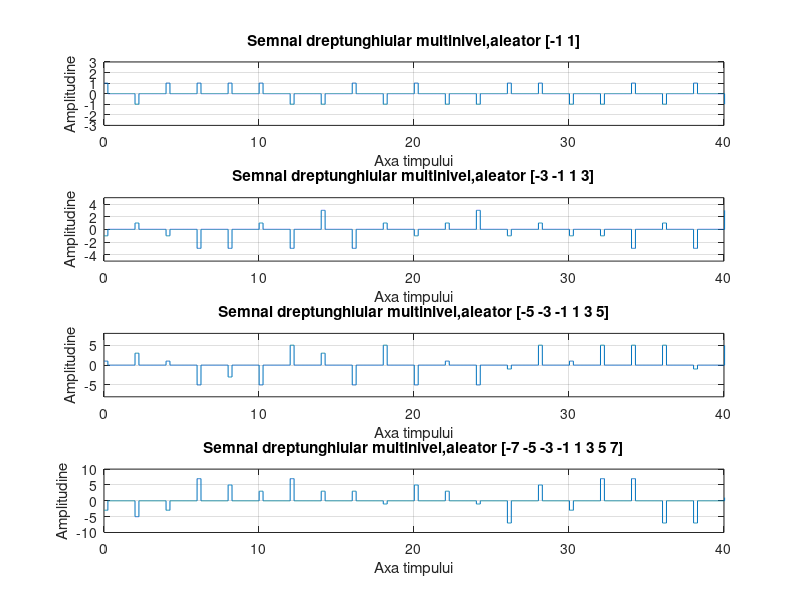

This figure's MATLAB source:
%a
array=[-1, 1];%nivelul la care ajunge graficul
nr=50; %nr de pulsuri
    Pcell=cell(1,nr);
    dt=.002;
    for i=1:nr
        T=2   ;%Perioada semnalului de T 2s
        Width=0.25;%latime puls
        t=0:dt:T;
       Pcell{i}=randsample(array,1)*(t<=Width);  %functia intoarce o matrice goala
    end
     pulse=[Pcell{:}];	%funtia ce afiseaza 1 vector celula de matrici goale pe axa 0X
     t = (0:length(pulse)-1)*dt;
     subplot(4,1,1)
     plot(t,pulse) ;			
     ylim([-3 3])
     xlim([0 40])
     xlabel('Axa timpului')
     ylabel('Amplitudine')
     title('Semnal dreptunghiular multinivel,aleator [-1 1]')
grid 
%b
array = [-3, -1, 1, 3];								
nr=50;									        
    Pcell=cell(1,nr);							
    dt=.002;									
    for i=1:nr								
        T=2   ; 															
        Width=0.25; 								
        t=0:dt:T;								
       Pcell{i}=randsample(array,1)*(t<=Width); 					
    end										
     pulse=[Pcell{:}];							
     t=(0:length(pulse)-1)*dt;						
     subplot(4,1,2)
     plot(t,pulse) ;								
     ylim([-5 5])
     xlim([0 40])
     xlabel('Axa timpului')
     ylabel('Amplitudine')
     title('Semnal dreptunghiular multinivel,aleator [-3 -1 1 3]')
grid     
%c
 array=[-5, -3, -1, 1, 3, 5];
 nr=50;
 Pcell=cell(1,nr);
    dt=.002;
    for i=1:nr
        T=2   ; %duration
        Width=0.25; %pulse width
        t=0:dt:T;
       Pcell{i}=randsample(array,1)*(t<=Width); 
    end
     pulse=[Pcell{:}];
     t=(0:length(pulse)-1)*dt;
     subplot(4,1,3)
     plot(t,pulse) ;
     ylim([-8 8])
     xlim([0 40])
     xlabel('Axa timpului')
     ylabel('Amplitudine')
     title('Semnal dreptunghiular multinivel,aleator [-5 -3 -1 1 3 5]')
grid     
%d
 array=[-7 -5, -3, -1, 1, 3, 5 7];
 nr=50;
 Pcell=cell(1,nr);
    dt=.002;
    for i=1:nr
        T=2   ; %duration
        Width=0.25; %pulse width
        t=0:dt:T;
       Pcell{i}=randsample(array,1)*(t<=Width); 
    end
     pulse=[Pcell{:}];
     t=(0:length(pulse)-1)*dt;
     subplot(4,1,4)
     plot(t,pulse) ;
     ylim([-10 10])
     xlim([0 40])
     xlabel('Axa timpului')
     ylabel('Amplitudine')
     title('Semnal dreptunghiular multinivel,aleator [-7 -5 -3 -1 1 3 5 7]')
grid 
